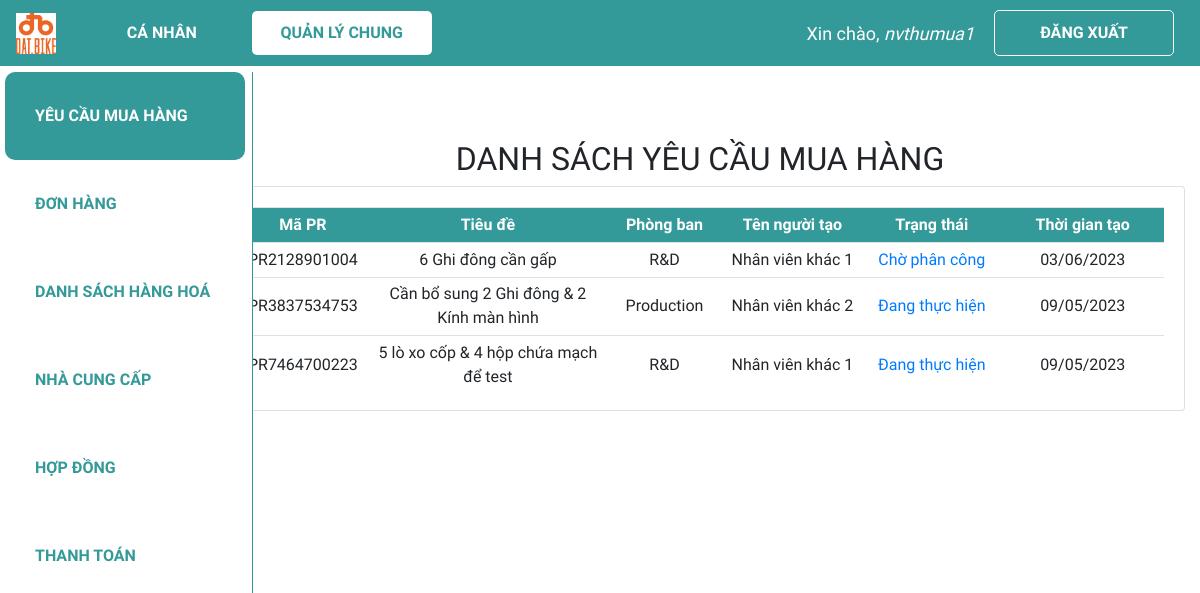
Page /dspr/ (signed in) on the committed database.
### web_core/models.py (models this page shows, shortened)
class PR(models.Model):
    danh_muc_trang_thai = (
        ('Chờ phân công', 'Chờ phân công'),
        ('Đang thực hiện', 'Đang thực hiện'),
        ('Đã hoàn thành', 'Đã hoàn thành'),
    )
    ma_PR = ShortUUIDField(
        verbose_name='Mã PR',
        length=10,
        max_length=12,
        prefix="PR",
        alphabet="0123456789",
        primary_key=True
    )
    ma_nhan_vien_tao = models.ForeignKey(NHANVIEN, on_delete = models.CASCADE, verbose_name = 'Mã nhân viên tạo', related_name = 'nv_tao_PR', blank=True, null=True)
    ma_nhan_vien_phu_trach = models.ForeignKey(NHANVIEN, on_delete = models.SET_NULL, verbose_name = 'Mã nhân viên phụ trách',  related_name = 'nv_phutrach_PR', blank=True, null=True)
    ngay_tao = models.DateTimeField('Ngày tạo', default = datetime.now)
    ngay_cap_nhat = models.DateField('Ngày cập nhật', default = datetime.now)
    ten_PR = models.CharField('Tên PR', max_length = 300)
    trang_thai = models.CharField('Trạng thái PR', max_length = 100, choices=danh_muc_trang_thai, default='Chờ phân công',blank=True, null=True)

class NHANVIEN(models.Model):
    danh_muc_phong_ban = (
        ('Thu mua', 'Thu mua'),
        ('Kho', 'Kho'),
        ('Kế toán', 'Kế toán'),
        ('R&D', 'R&D'),
        ('Production', 'Production'),
        ('Khác', 'Khác')
    )
    danh_muc_chuc_vu = (
        ('Quản lí', 'Quản lí'),
        ('Nhân viên', 'Nhân viên'),
    )
    user = models.OneToOneField(User, null=True, blank=True, on_delete=models.CASCADE)
    ma_NV = ShortUUIDField(
        verbose_name='Mã nhân viên',
        length=10,
        max_length=12,
        prefix="NV",
        alphabet="0123456789",
        primary_key=True
    )
    ho_ten = models.CharField('Họ tên', max_length = 100,blank=True, null=True)
    phong_ban = models.CharField('Phòng ban', max_length = 50, choices=danh_muc_phong_ban,blank=True, null=True)
    chuc_vu = models.CharField('Chức vụ', max_length = 50, choices=danh_muc_chuc_vu,blank=True, null=True)

### web_core/views.py (the view)
# urls.py: path('', lambda request: redirect('dspr/', permanent=False), name='home'),
@login_required(login_url='login')
def dspr(request):
    groups = request.user.groups.all()
    if groups:
        if groups[0].name == 'ketoan':
            return redirect('/dspo')
    dspr = PR.objects.all().order_by('-ngay_tao')
    update_pr_status()
    context = {'dspr':dspr}
    return render(request, 'web_core/dspr.html', context)

### web_core/templatetags/index.py (called while the page is built)
@register.filter
def first_group_name(user):
    groups = user.groups.all()
    if groups:
        return groups[0].name
    return ''

### web_core/templates/web_core/dspr.html (shortened to what this page needs)
{% extends 'web_core/main.html' %}
{% block content %}
<h2 class="table-title" style>DANH SÁCH YÊU CẦU MUA HÀNG</h2>
{% load index %}
<div class="card card-body">
    <table class='table table-sm'>
        <tr class="table-head">
            <th class="small-content">Mã PR</th>
            <th class="large-content">Tiêu đề</th>
            <th class="small-content">Phòng ban</th>
            <th class="mid-content">Tên người tạo</th>
            <th class="mid-content">Trạng thái</th>
            <th class="mid-content">Thời gian tạo</th>
        </tr>
        {% for pr in dspr %}
        <tr>
            <td class="small-content">{{pr.ma_PR}}</td>
            <td class="large-content">{{pr.ten_PR}}</td>
            <td class="small-content">{{pr.ma_nhan_vien_tao.phong_ban}}</td>
            <td class="mid-content">{{pr.ma_nhan_vien_tao.ho_ten}}</td>
            <td class="mid-content"><a href="{% url 'quanli_xem_pr' pr.ma_PR %}">{{pr.trang_thai}}</a></td>
            <td class="mid-content">{{pr.ngay_tao|date:"d/m/Y"}}</td>
        </tr>
        {% endfor %}
    </table>
</div>
{% endblock %}

### web_core/templates/web_core/navbar.html (shortened to what this page needs)
{% load static %}
<nav class="navbar navbar-expand-lg my-navbar fixed-top">
    <a href="{% url 'home' %}">
        <img class="navbar-brand" alt="logo-brand" src="{% static 'images/logo.png' %}" height="50"
            style="padding-bottom: 4px" />
    </a>
    <div class="collapse navbar-collapse" id="navbarNav">
        {% with request.resolver_match.url_name as url_name %}
        <div class="navbar-nav">
            {% load index %}
            {% if request.user|first_group_name != 'quanly' and request.user|first_group_name != 'ketoan' %}
                <a class="nav-item nav-link my-nav-item {% if 'canhan' in url_name %}my-nav-active{% endif %} nav-canhan"
                href="{% url 'canhan_dspr' %}">Cá nhân</a>
            {% endif %}
            <a class="nav-item nav-link my-nav-item {% if 'quanli' in url_name %}my-nav-active{% endif %} nav-quanly"
                href="{% url 'quanli_dspr' %}">Quản lý chung</a>
        </div>
        {% endwith %}
    </div>
    {% with request.resolver_match.url_name as url_name %}
    {% if request.user.is_authenticated %}
    <span class="hello-msg">Xin chào, <span> {{request.user}} </span></span>
    <a class="nav-item nav-link my-nav-item my-btn" href="{% url 'logout' %}">Đăng xuất</a>
    {% else %}
    <a class="nav-item nav-link my-nav-item my-btn {% if url_name == 'login' %}my-nav-active{% endif %}"
        href="{% url 'login' %}">Đăng nhập</a>
    {% endif %}
    {% endwith %}
</nav>

### web_core/static/css/main.css (style rules this page uses)
* { font-family: 'Baloo 2', cursive; }
html, body { margin: 0; padding: 0; height: 100%; overflow-x: hidden; }

### web_core/templates/web_core/navbar.html (style rules this page uses)
.my-navbar.fixed-top { position: fixed; color: #fff; background-color: #399; z-index: 10; }
.my-nav-item { color: #fff; font-weight: bold; padding: 9.6px 16px !important; text-transform: uppercase; border-radius: 5px; width: 180px; text-align: center; }
.my-nav-active, .my-nav-active:hover { color: #399; background-color: #fff; }
.my-btn { border: 1px solid #fff; margin-right: 10px; }
.hello-msg { font-size: 18px; color: #fff; margin-right: 20px; }
.hello-msg>span { font-style: italic; }

### web_core/templates/web_core/dspr.html (style rules this page uses)
.card-body { padding-bottom: 0px; }
.table-title { text-align: center; }
.table th, .table td { vertical-align: middle; text-align: center; }
.small-content { width: 150px; }
.mid-content { width: 240px; }
.large-content { width: 450px; }
.table-head { color: #ffff; background-color: #399; }

### rows in the picture
PR: ma_PR "PR2128901004", ten_PR "6 Ghi đông cần gấp", ma_nhan_vien_tao.phong_ban "R&D", ma_nhan_vien_tao.ho_ten "Nhân viên khác 1", trang_thai "Chờ phân công", ngay_tao "03/06/2023"
PR: ma_PR "PR3837534753", ten_PR "Cần bổ sung 2 Ghi đông & 2 Kính màn hình", ma_nhan_vien_tao.phong_ban "Production", ma_nhan_vien_tao.ho_ten "Nhân viên khác 2", trang_thai "Đang thực hiện", ngay_tao "09/05/2023"
PR: ma_PR "PR7464700223", ten_PR "5 lò xo cốp & 4 hộp chứa mạch để test", ma_nhan_vien_tao.phong_ban "R&D", ma_nhan_vien_tao.ho_ten "Nhân viên khác 1", trang_thai "Đang thực hiện", ngay_tao "09/05/2023"

### other values in the picture
{{ request.user }} "nvthumua1"
